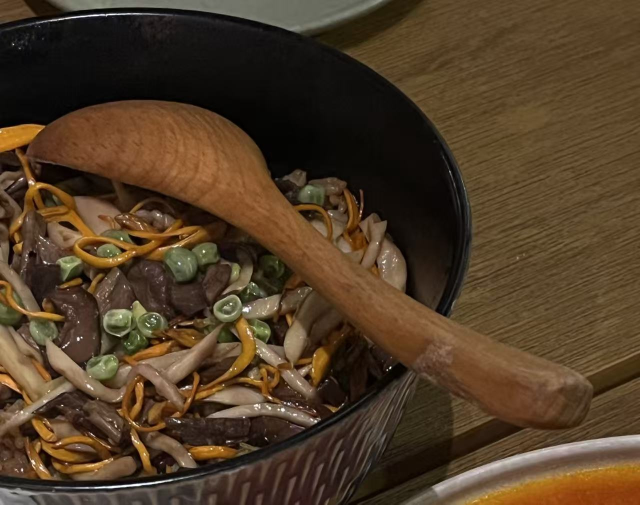
#> input picture hw1-3/hw3/img2.jpg, 1280 x 1009 px (shown at 1/2 size)
$ python -i a3.py   (imports and definitions only)   (older library calls are emulated)
#> lines starting #> are read from the running program, lines starting #| are printed output that depends on the picture; after the words box and inside, x2 and y2 are one past the last pixel; in counts of white or black regions, pixels touching at a corner belong together
#> further down, picture is the input picture: shape (1009, 1280, 3); mean B, G, R 38.4, 59.9, 79.7
import cv2
import numpy as np
from PIL import Image
import matplotlib
# [1 line not run here, left out]
import threading

# tkinter 仅在独立运行时导入（Streamlit Cloud 无 tkinter）
try:
    import tkinter as tk
    from tkinter import filedialog, ttk
    from PIL import ImageTk
    _HAS_TK = True
except ImportError:
    _HAS_TK = False

# ==================== 核心处理函数（供Streamlit调用）====================

def apply_canny_edge_detection(image, min_thresh=50, max_thresh=150):
    """Canny边缘检测，返回梯度图、非最大值抑制前、Canny结果"""
#> called with min_thresh = 50, max_thresh = 150
    gray = cv2.cvtColor(image, cv2.COLOR_BGR2GRAY)
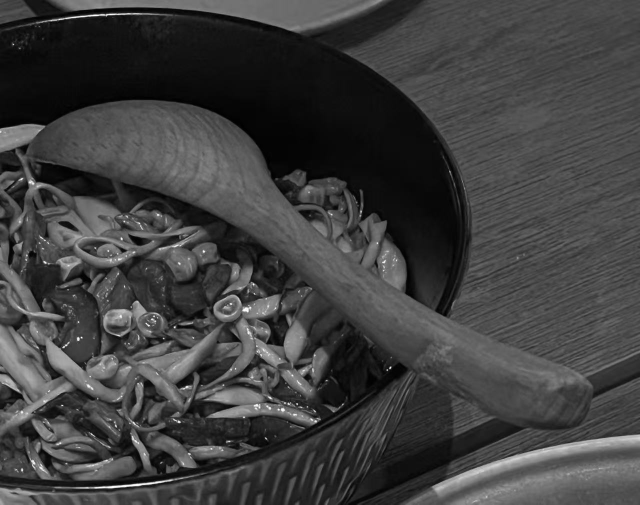
#> gray: shape (1009, 1280) (shown at 1/2 size); min 0, max 255, mean 63.4
    blurred = cv2.GaussianBlur(gray, (5, 5), 0)

    # 梯度幅值和方向
    sobelx = cv2.Sobel(blurred, cv2.CV_64F, 1, 0, ksize=3)
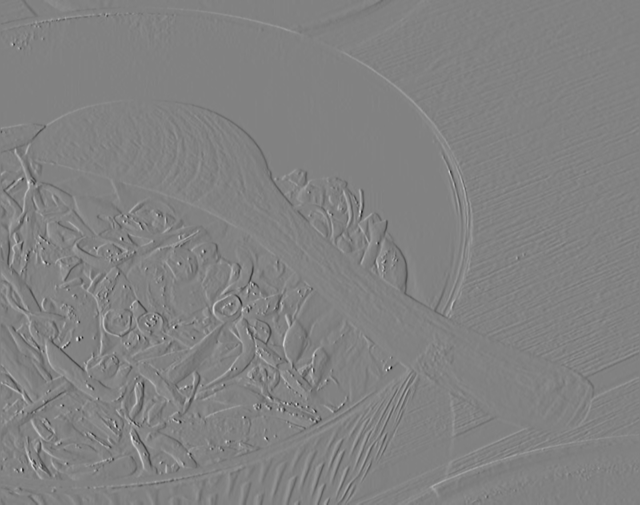
#> sobelx: shape (1009, 1280) float64 (shown at 1/2 size); min -452, max 435, mean 0; drawn with min black and max white
    sobely = cv2.Sobel(blurred, cv2.CV_64F, 0, 1, ksize=3)
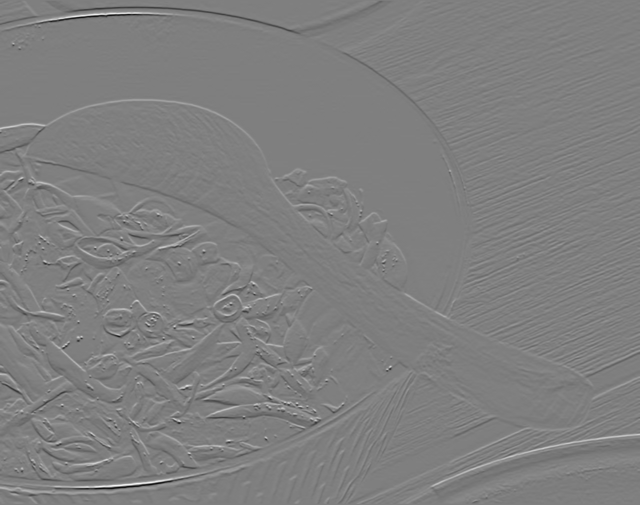
#> sobely: shape (1009, 1280) float64 (shown at 1/2 size); min -547, max 547, mean -0.1; drawn with min black and max white
    magnitude = cv2.magnitude(sobelx, sobely)
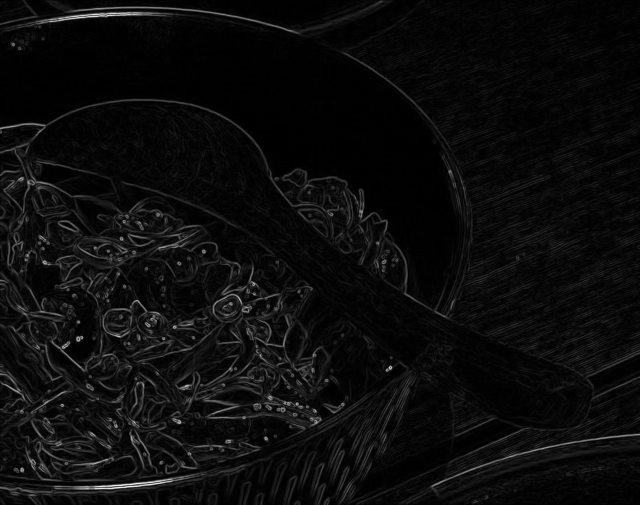
#> magnitude: shape (1009, 1280) float64 (shown at 1/2 size); min 0, max 548.5, mean 27; drawn with min black and max white
    gradient = cv2.normalize(magnitude, None, 0, 255, cv2.NORM_MINMAX, cv2.CV_8U)

    # 非最大值抑制前（双阈值）
    _, thresh_low = cv2.threshold(magnitude, min_thresh, 255, cv2.THRESH_BINARY)
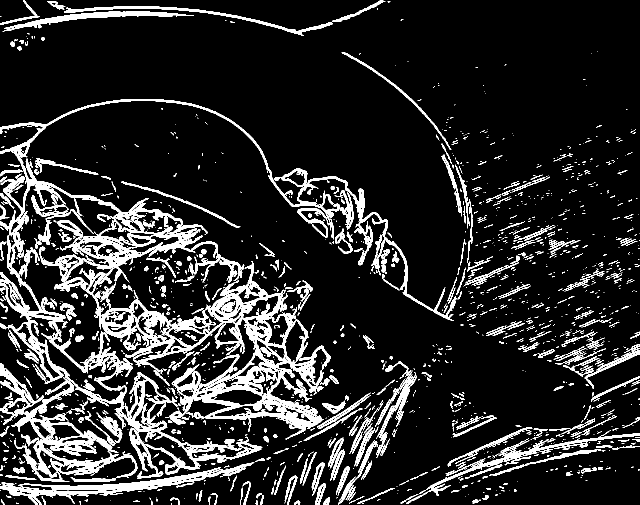
#> thresh_low: shape (1009, 1280) float64 (shown at 1/2 size); 14% white; 1845 white regions (1283 under 20 px), largest, box (x1, y1, x2, y2) and area: (0, 198, 914, 964) 54228, (203, 522, 661, 879) 35272, (249, 744, 525, 957) 9058
    _, thresh_high = cv2.threshold(magnitude, max_thresh, 255, cv2.THRESH_BINARY)
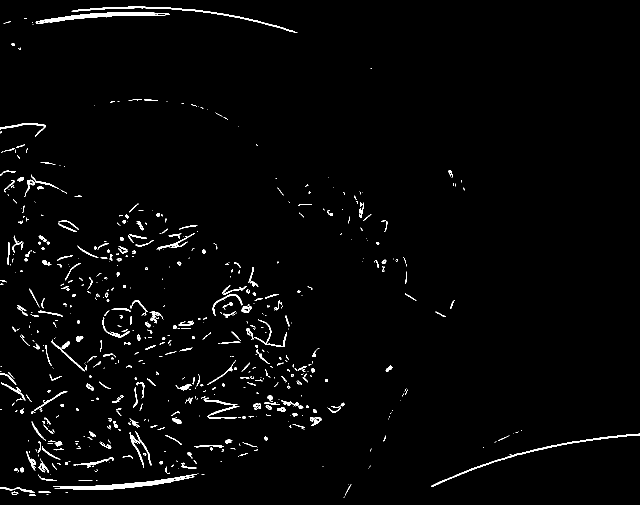
#> thresh_high: shape (1009, 1280) float64 (shown at 1/2 size); 2% white in thin lines or dots
    before_nms = cv2.bitwise_or(thresh_low.astype(np.uint8), thresh_high.astype(np.uint8))

    # 完整Canny（含非最大值抑制）
    edges = cv2.Canny(blurred, min_thresh, max_thresh)
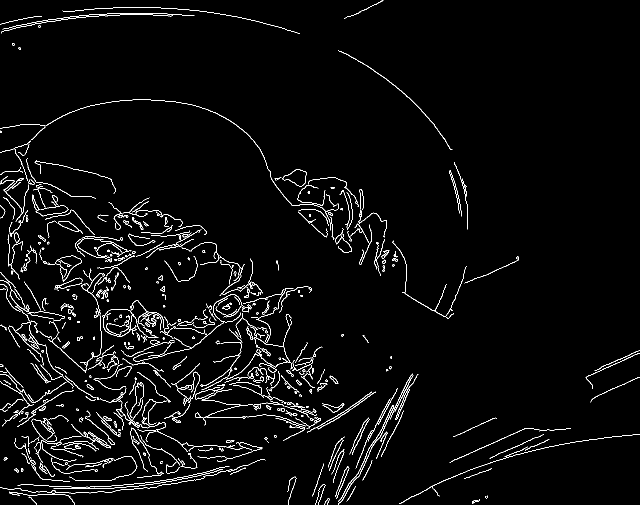
#> edges: shape (1009, 1280) (shown at 1/2 size); 3% white in thin lines or dots

    return gradient, before_nms, edges


# [117 lines left out: functions detect_harris_corners, detect_sift_features, match_images_sift, match_images_orb, _draw_matches, stitch_panorama, not called in this run]


class ComputerVisionApp:
    # [844 lines left out: functions __init__, on_tab_changed, show_edge_display, show_feature_display, show_match_display, show_panorama_display and 20 more, not called in this run]

# [7 lines not run here, left out]

>>> import cv2
>>> picture = cv2.imread('img2.jpg')
>>> result = apply_canny_edge_detection(picture)

$ run again, on hw1-3/hw3/img3.jpg
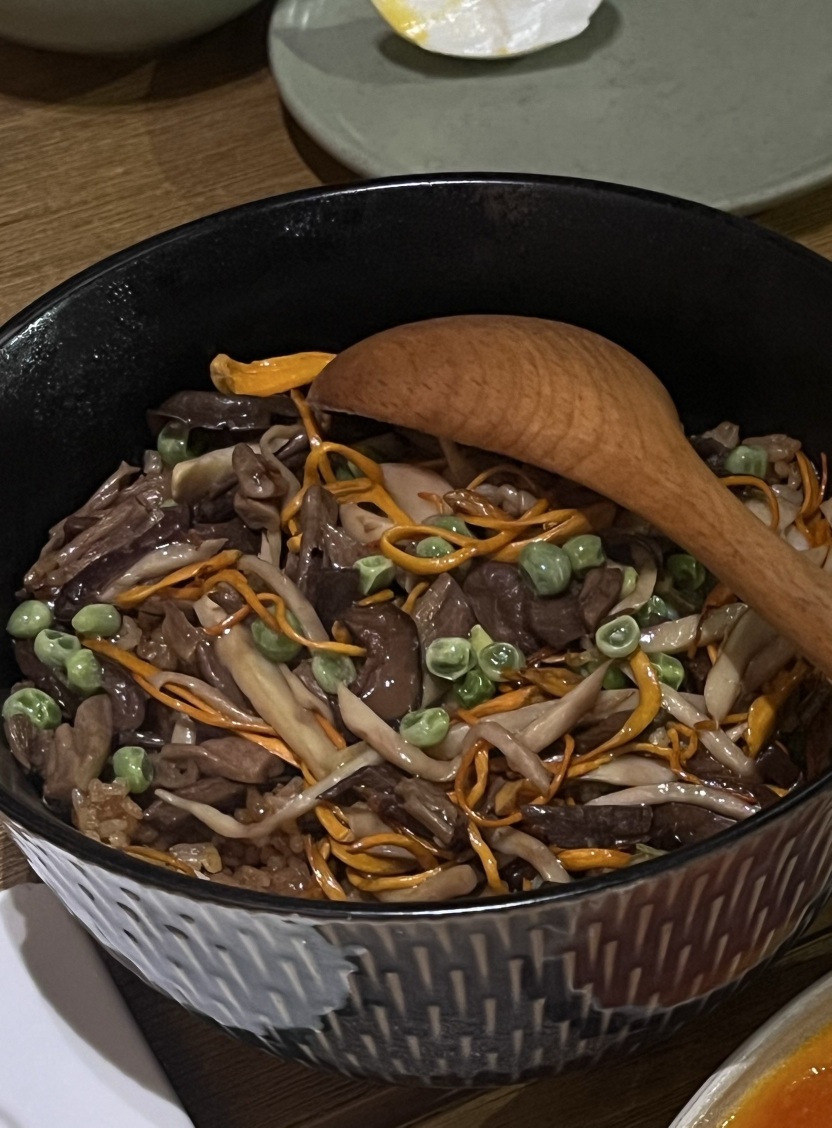
#> input picture hw1-3/hw3/img3.jpg, 1663 x 2255 px (shown at 1/2 size)
#> picture is the input picture: shape (2255, 1663, 3); mean B, G, R 50.7, 65.4, 79.7
#> in apply_canny_edge_detection, `_, thresh_low = cv2.threshold(magnitude, min_thresh, 255, cv2.THRESH_B..`:
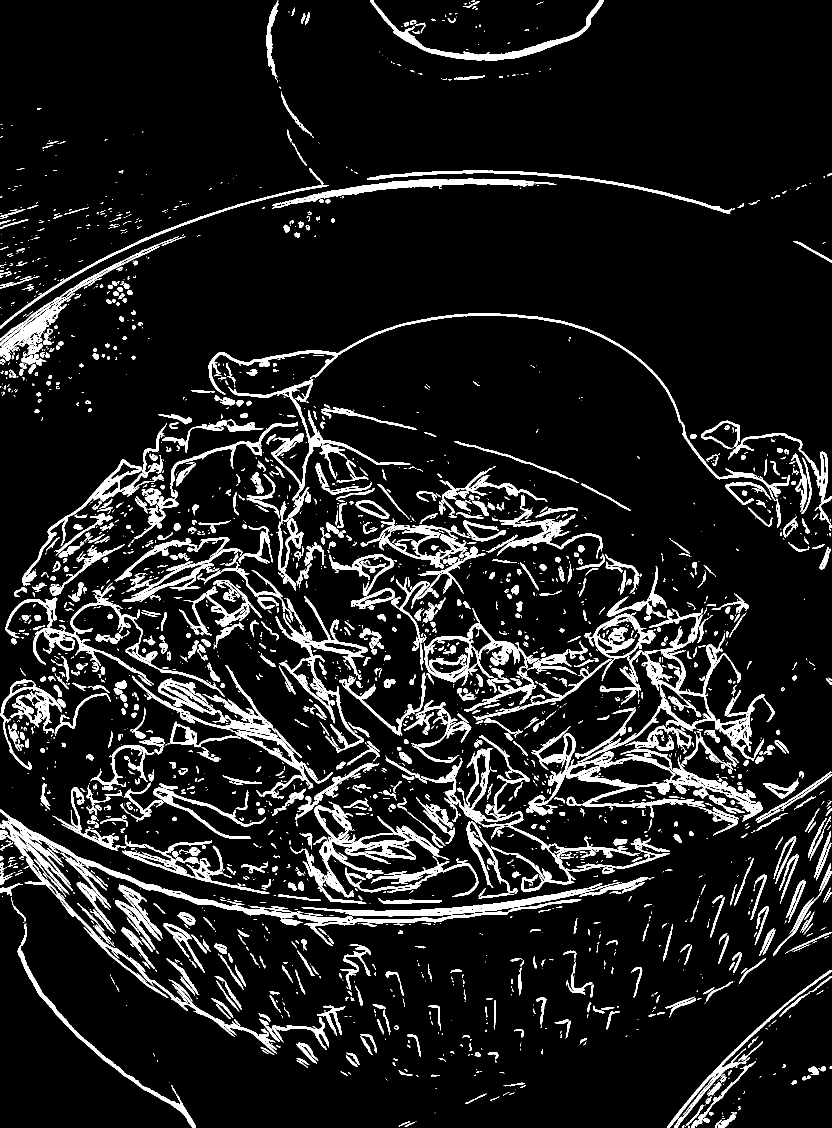
#> thresh_low: shape (2255, 1663) float64 (shown at 1/2 size); 10.6% white; 2708 white regions (1549 under 20 px), largest, box (x1, y1, x2, y2) and area: (0, 1619, 1163, 2107) 20242, (1132, 1451, 1525, 1643) 13197, (1155, 1216, 1549, 1525) 12245
#> thresh_high: shape (2255, 1663) float64; 1.7% white; 1193 white regions (562 under 20 px), largest, box (x1, y1, x2, y2) and area: (643, 359, 1050, 395) 2861, (757, 342, 1443, 421) 2066, (699, 1797, 1069, 1827) 1547
#> in apply_canny_edge_detection, `edges = cv2.Canny(blurred, min_thresh, max_thresh)`:
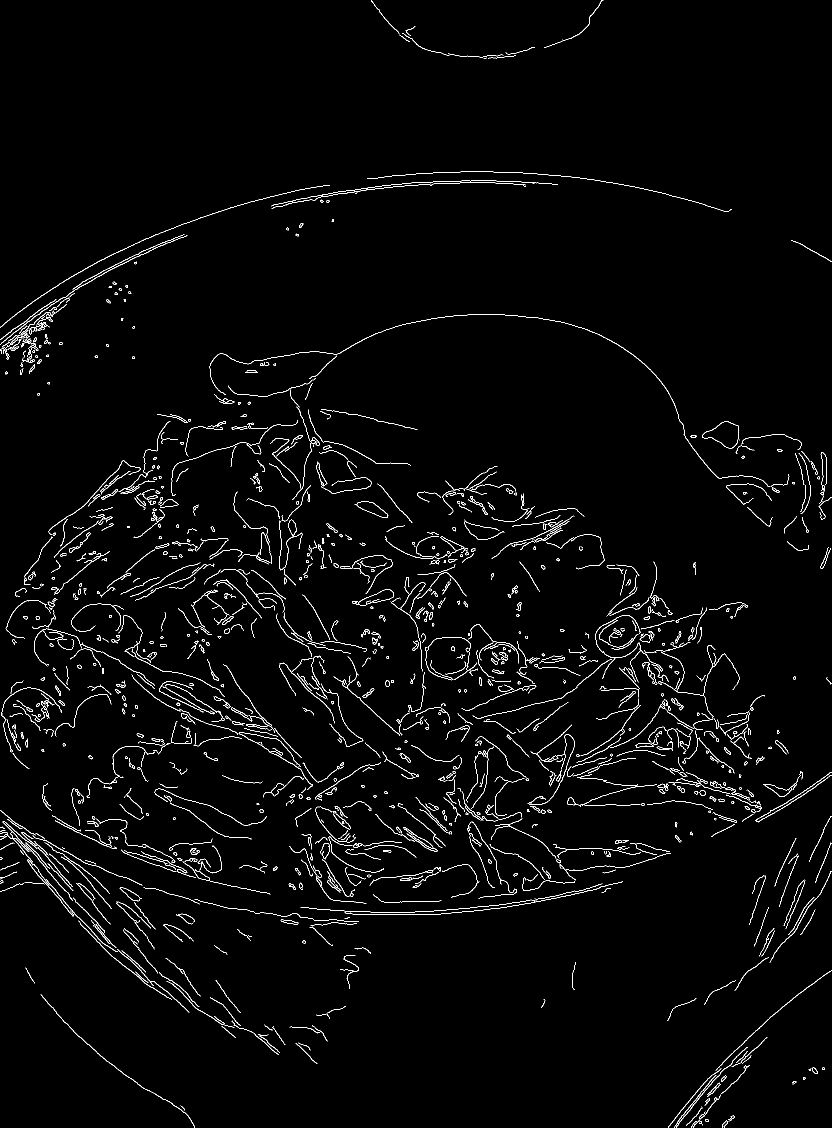
#> edges: shape (2255, 1663) (shown at 1/2 size); 2.2% white in thin lines or dots

$ run again, on hw1-3/hw3/img4.jpg
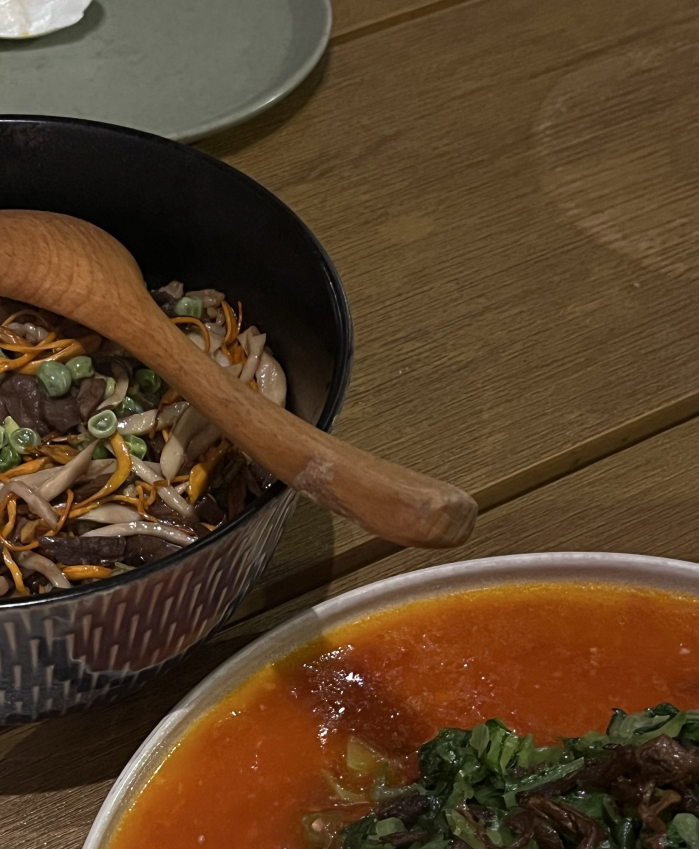
#> input picture hw1-3/hw3/img4.jpg, 2096 x 2547 px (shown at 1/3 size)
#> picture is the input picture: shape (2547, 2096, 3); mean B, G, R 39.2, 63.6, 87.3
#> in apply_canny_edge_detection, `_, thresh_low = cv2.threshold(magnitude, min_thresh, 255, cv2.THRESH_B..`:
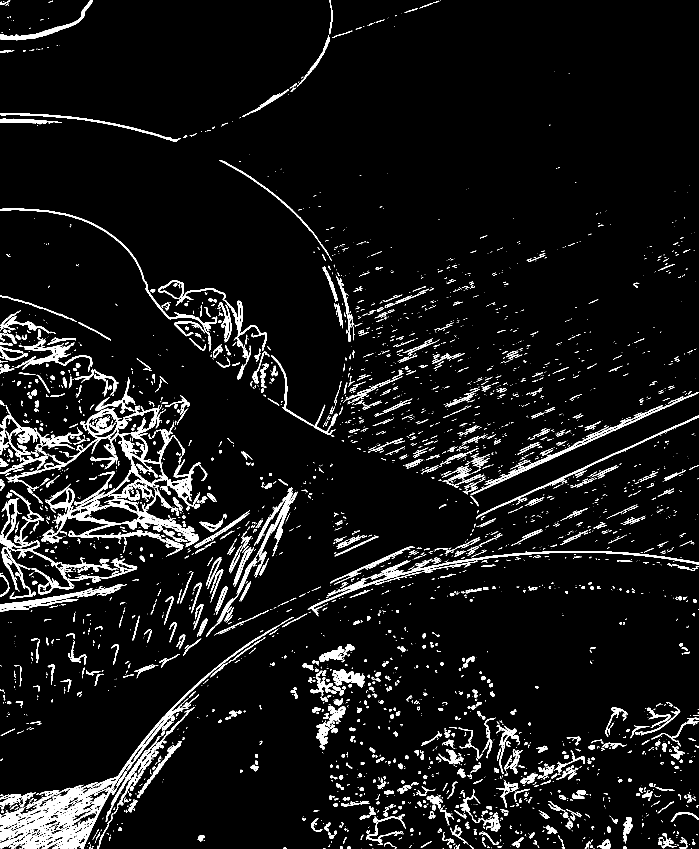
#> thresh_low: shape (2547, 2096) float64 (shown at 1/3 size); 6.1% white; 4273 white regions (2704 under 20 px), largest, box (x1, y1, x2, y2) and area: (0, 1851, 881, 2547) 29482, (204, 1450, 597, 1642) 13225, (227, 1215, 603, 1524) 12403
#> thresh_high: shape (2547, 2096) float64; 0.79% white; 1057 white regions (616 under 20 px), largest, box (x1, y1, x2, y2) and area: (935, 1654, 2096, 1823) 3648, (244, 2141, 509, 2547) 1662, (0, 341, 514, 420) 1524
#> in apply_canny_edge_detection, `edges = cv2.Canny(blurred, min_thresh, max_thresh)`:
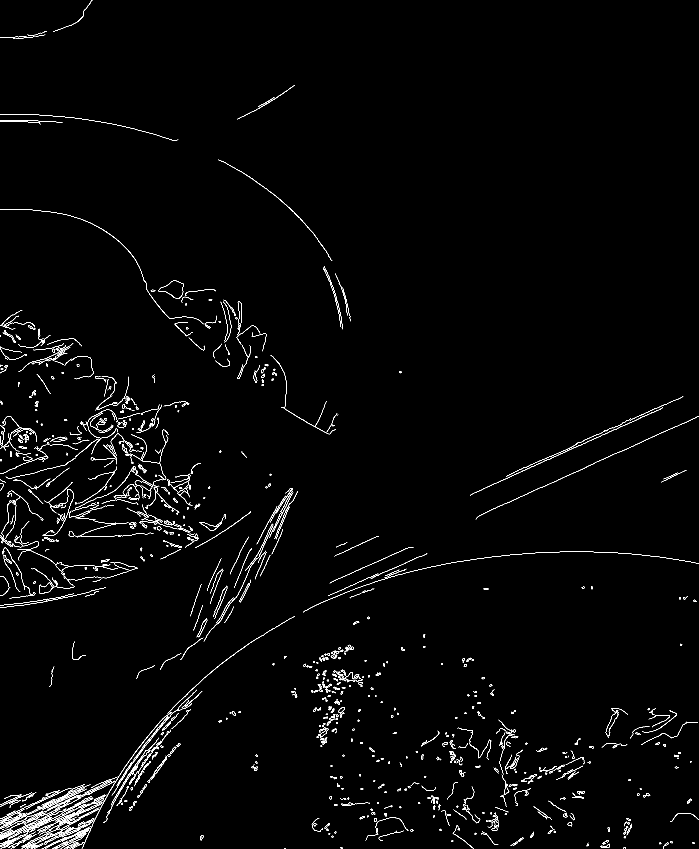
#> edges: shape (2547, 2096) (shown at 1/3 size); 1.2% white in thin lines or dots

$ run again, on hw1-3/hw3/img5.jpg
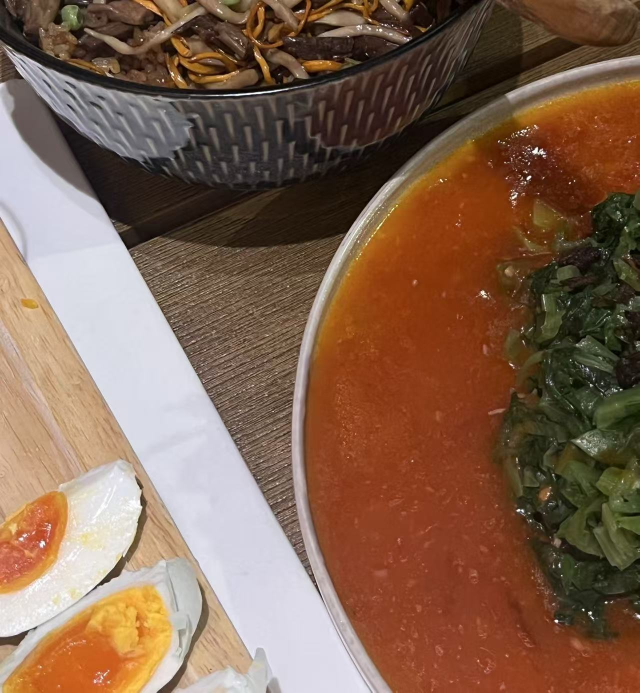
#> input picture hw1-3/hw3/img5.jpg, 1279 x 1385 px (shown at 1/2 size)
#> picture is the input picture: shape (1385, 1279, 3); mean B, G, R 79, 99.2, 129.6
#> thresh_low: shape (1385, 1279) float64; 15.2% white; 3030 white regions (2124 under 20 px), largest, box (x1, y1, x2, y2) and area: (0, 77, 1279, 1385) 106269, (265, 0, 830, 181) 30940, (40, 0, 353, 178) 8814
#> thresh_high: shape (1385, 1279) float64; 2.1% white in thin lines or dots
#> in apply_canny_edge_detection, `edges = cv2.Canny(blurred, min_thresh, max_thresh)`:
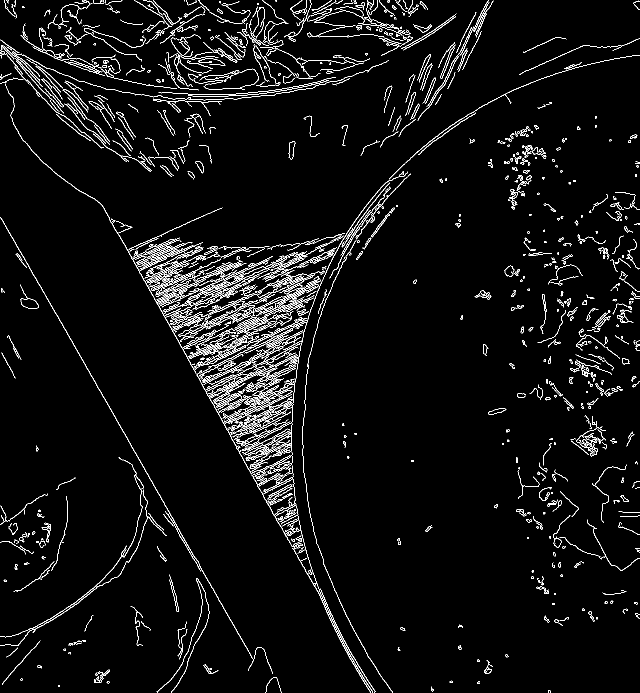
#> edges: shape (1385, 1279) (shown at 1/2 size); 4.2% white in thin lines or dots
